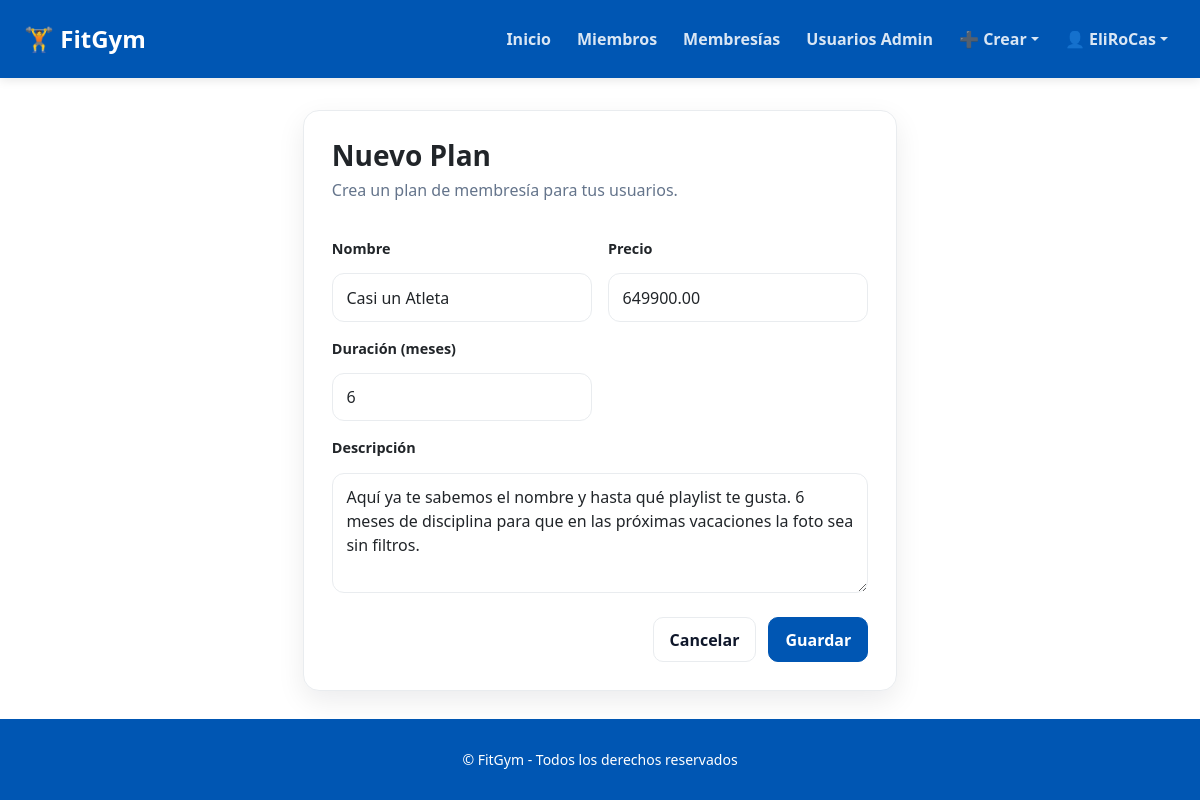
The app's page /memberships/4/edit/ (signed in) with its own data.
### memberships/models.py (models this page shows, shortened)
class Membership(models.Model):
    name = models.CharField(max_length=100)
    price = models.DecimalField(max_digits=8, decimal_places=2)
    duration_months = models.PositiveIntegerField()
    description = models.TextField(blank=True)
    created_at = models.DateTimeField(auto_now_add=True)

### memberships/views.py (the view)
# urls.py: path("memberships/<int:pk>/edit/", MembershipUpdateView.as_view(), name="membership_edit"),
class MembershipUpdateView(LoginRequiredMixin, UpdateView):
    model = Membership
    fields = ["name", "price", "duration_months", "description"]
    template_name = "memberships/membership_form.html"
    success_url = reverse_lazy("membership_list")
    login_url = "login"
    def get_form(self, form_class=None):
        form = super().get_form(form_class)
        form.fields["name"].widget.attrs.update(
            {
                "class": "form-control",
                "placeholder": "Ej. Plan Premium",
            }
        )
        form.fields["price"].widget.attrs.update(
            {
                "class": "form-control",
                "placeholder": "Ej. 100.000 COP",
            }
        )
        form.fields["duration_months"].widget.attrs.update(
            {
                "class": "form-control",
                "placeholder": "Ej. 12",
            }
        )
        form.fields["description"].widget.attrs.update(
            {
                "class": "form-control",
                "rows": 4,
                "placeholder": "Describe beneficios y alcance del plan",
            }
        )
        if form.is_bound:
            for field_name in form.fields:
                current_classes = form.fields[field_name].widget.attrs.get("class", "").strip()
                state_class = "is-invalid" if form.errors.get(field_name) else "is-valid"
                form.fields[field_name].widget.attrs["class"] = f"{current_classes} {state_class}".strip()
        return form

### memberships/templates/memberships/membership_form.html (shortened to what this page needs)
{% extends "base.html" %} {% block title %}Crear Plan{% endblock %} {% block content %}
<section class="membership-container form-page">
  <div class="card card-custom form-card">
    <header class="mb-3">
      <h1 class="form-title">Nuevo Plan</h1>
      <p class="form-subtitle">Crea un plan de membresía para tus usuarios.</p>
    </header>
    <form
      method="post"
      novalidate
    >
      <div class="form-grid">
        <div class="form-group">
          <label
            class="form-label"
            for="{{ form.name.id_for_label }}"
            >Nombre</label
          >
          {{ form.name }}
        </div>
        <div class="form-group">
          <label
            class="form-label"
            for="{{ form.price.id_for_label }}"
            >Precio</label
          >
          {{ form.price }}
        </div>
        <div class="form-group">
          <label
            class="form-label"
            for="{{ form.duration_months.id_for_label }}"
            >Duración (meses)</label
          >
          {{ form.duration_months }}
        </div>
        <div class="form-group form-span-2">
          <label
            class="form-label"
            for="{{ form.description.id_for_label }}"
            >Descripción</label
          >
          {{ form.description }}
        </div>
      </div>
      <div class="form-actions mt-4">
        <a
          class="btn btn-outline-custom"
          href="{% url 'membership_list' %}"
          >Cancelar</a
        >
        <button
          class="btn btn-primary-custom"
          type="submit"
        >
          Guardar
        </button>
      </div>
    </form>
  </div>
</section>
{% endblock %}

### memberships/templates/base.html (shortened to what this page needs)
{% load static %}
<!doctype html>
<html lang="es">
  <head>
    <link
      href="https://cdn.jsdelivr.net/npm/bootstrap@5.3.3/dist/css/bootstrap.min.css"
      rel="stylesheet"
    />
    <link
      rel="stylesheet"
      href="{% static 'memberships/styles.css' %}"
    />
  </head>
  <body>
    <div class="layout">
      <nav class="navbar navbar-expand-lg navbar-custom">
        <div class="container-fluid px-4">
          <a
            class="navbar-brand fw-bold"
            href="/"
            >🏋️ FitGym</a
          >
          <div class="collapse navbar-collapse" id="navbarNav">
            <ul class="navbar-nav ms-auto">
              <li class="nav-item">
                <a
                  class="nav-link"
                  href="/"
                  >Inicio</a
                >
              </li>
              {% if not user.is_authenticated %}
              <li class="nav-item">
                <a
                  class="nav-link"
                  href="/#planes"
                  >Planes</a
                >
              </li>
              {% else %}
              <li class="nav-item">
                <a
                  class="nav-link"
                  href="{% url 'member_list' %}"
                  >Miembros</a
                >
              </li>
              <li class="nav-item">
                <a
                  class="nav-link"
                  href="{% url 'membership_list' %}"
                  >Membresías</a
                >
              </li>
              <li class="nav-item">
                <a
                  class="nav-link"
                  href="{% url 'admin_user_list' %}"
                  >Usuarios Admin</a
                >
              </li>
              {% endif %}
              {% if user.is_authenticated %}
              <li class="nav-item dropdown">
                <a
                  class="nav-link dropdown-toggle"
                  href="#"
                  id="createDropdown"
                  role="button"
                  data-bs-toggle="dropdown"
                  aria-expanded="false"
                  >➕ Crear</a
                >
              </li>
              <li class="nav-item dropdown">
                <a
                  class="nav-link dropdown-toggle"
                  href="#"
                  id="userDropdown"
                  role="button"
                  data-bs-toggle="dropdown"
                  aria-expanded="false"
                  >👤 {{ user.username }}</a
                >
              </li>
              {% endif %}
            </ul>
          </div>
        </div>
      </nav>
      <main class="content">{% block content %} {% endblock %}</main>
      <footer class="footer">© {{ now|date:"Y" }} FitGym - Todos los derechos reservados</footer>
    </div>
  </body>
</html>

### memberships/static/memberships/styles.css (style rules this page uses)
:root { --primary: #0056b3; --accent: #00d4ff; --background: #ffffff; --border: #e9ecef; --primary-text: #212529; --radius: 1rem; --secondary: #6c757d; --text: #0f172a; --muted: #64748b; --danger: #b42318; --shadow: 0 10px 28px rgba(2, 6, 23, 0.08); }
* { box-sizing: border-box; margin: 0; padding: 0; }
html, body, .layout { height: 100%; width: 100%; overflow: hidden; scroll-behavior: smooth; }
body { background-color: var(--background); }
.layout { display: grid; grid-template-rows: auto 1fr auto; grid-template-areas: "header header" " main main" "footer footer"; }
.navbar { grid-area: header; }
.content { grid-area: main; overflow-y: auto; width: 100%; margin: 0 !important; padding: 0; }
.membership-container { max-width: 1200px; margin: 0 auto; padding: 40px 20px; }
.footer { grid-area: footer; }
.navbar-custom { background-color: var(--primary); box-shadow: 0 2px 10px rgba(0, 0, 0, 0.1); padding: 1rem 0; position: sticky; top: 0; z-index: 1000; }
.navbar-custom .navbar-brand { color: white; font-size: 1.5rem; font-weight: 800; text-decoration: none; transition: 0.3s ease; }
.navbar-custom .nav-link { color: rgba(255, 255, 255, 0.85) !important; font-weight: 600; transition: all 0.3s ease; margin-left: 10px; }
footer { margin-top: 0; padding: 30px 20px; background-color: var(--primary); color: white; border-top: none; text-align: center; font-size: 14px; font-weight: 500; }
.card-custom { border: 1px solid var(--border); border-radius: var(--radius); box-shadow: var(--shadow); }
.btn-primary-custom { background: var(--primary); border: 1px solid var(--primary); color: var(--background); font-weight: 600; border-radius: 10px; padding: 0.6rem 1rem; }
.btn-outline-custom { background: transparent; border: 1px solid var(--border); color: var(--text); font-weight: 600; border-radius: 10px; padding: 0.6rem 1rem; }
.form-page { display: grid; justify-content: center; padding: 2rem 0; }
.form-card { width: 100%; max-width: 720px; padding: 1.25rem; }
.form-title { font-size: clamp(1.25rem, 1.1rem + 1vw, 1.75rem); font-weight: 800; margin: 0; }
.form-subtitle { color: var(--muted); margin-top: 0.35rem; margin-bottom: 1.25rem; }
.form-grid { display: grid; gap: 1rem; }
.form-group { display: flex; flex-direction: column; gap: 0.35rem; }
.form-span-2 { grid-column: 1 / -1; }
.form-label { font-weight: 700; font-size: 0.9rem; }
.form-control, .form-select, textarea { border: 1px solid var(--border); border-radius: 12px; padding: 0.7rem 0.85rem; outline: none; box-shadow: none; }
.form-actions { display: flex; flex-direction: column; gap: 0.75rem; }
@media (min-width: 768px) { .form-grid { grid-template-columns: 1fr 1fr; } }
@media (min-width: 768px) { .form-card { padding: 1.75rem; } }
@media (min-width: 576px) { .form-actions { flex-direction: row; justify-content: flex-end; } }

### records on screen
Membership: name "Casi un Atleta", price "649900.00", duration_months "6", description "Aquí ya te sabemos el nombre y hasta qué playlist te gusta. 6 meses de disciplina para que en las próximas vacaciones la foto sea sin filtros."

### other values on screen
{{ user.username }} "EliRoCas"
